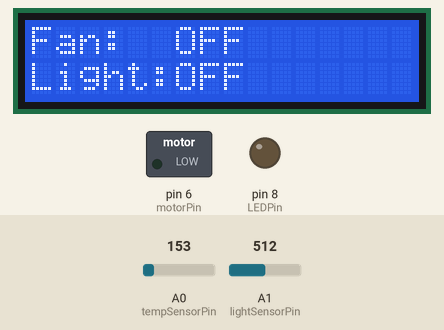
This sketch was run on a simulated Arduino Uno, built with avr-gcc and run on an emulated ATmega328P. Shown: 16×2 character LCD, switched loads named in the sketch (green lamp = pin HIGH), output pins drawn as LEDs (lit = HIGH). Inputs (shaded band) come from the test bench; at power-on: A0 (tempSensorPin) = 153, A1 (lightSensorPin) = 512. What the sketch prints to the serial monitor is not drawn.

Above: at 3.2 s.
3.3 s: A0 (tempSensorPin) set to 171
At 5.3 s:
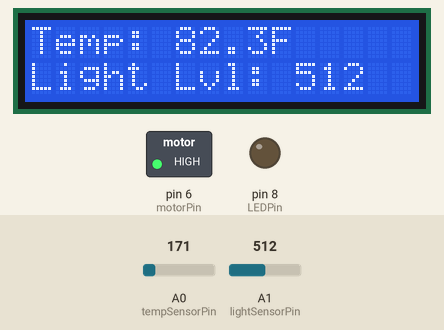
6.4 s: A1 (lightSensorPin) set to 266
At 9.3 s:
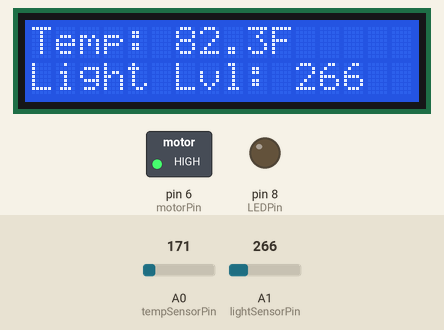
9.5 s: A1 (lightSensorPin) set to 241
At 11.9 s:
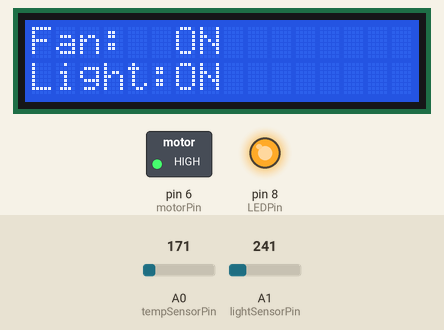
12.2 s: A0 (tempSensorPin) set to 133
At 12.8 s:
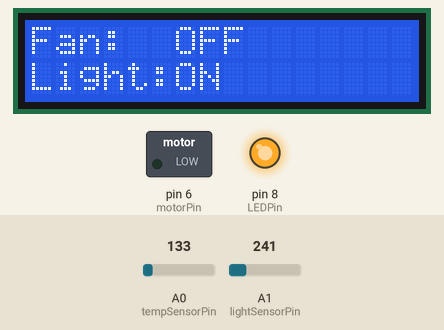
15.3 s: A1 (lightSensorPin) set to 270
At 17.5 s:
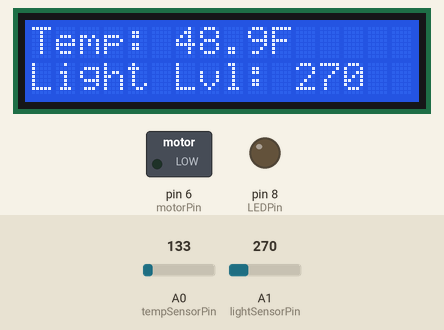
18.4 s: A0 (tempSensorPin) set to 165
At 20.4 s:
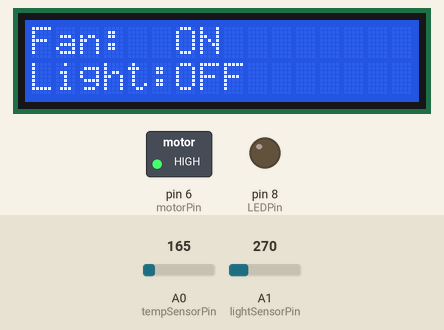
Timing chart, 0 to 21.9 s (numbered marks = the images above; inputs shaded):
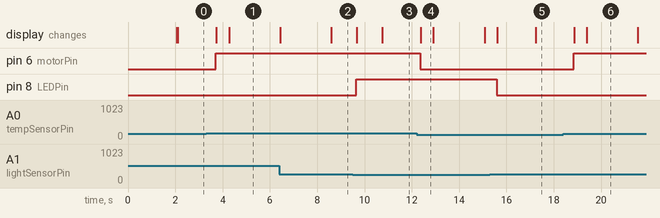

The sketch:

smart_room.ino
```cpp
#include  <LiquidCrystal.h>


LiquidCrystal lcd(7, 9, 2, 3, 4, 5);

// Pin Assignments
const int tempSensorPin = A0;
const int lightSensorPin = A1;
const int LEDPin = 8;
const int motorPin = 6;

// Thresholds
const int lightThreshold = 260;
const float fanThresholdF = 75.0;

// Global Sensor Variables
int lightSensorValue;
float tempF;
bool roomIsDark;
bool roomIsHot;

// LCD screen-cycling variables
const unsigned long screenInterval = 2000;  // time each screen is shown (ms)
unsigned long lastScreenChange = 0;
int currentScreen = 0;  // 0 = Temp/Light Level, 1 = Fan/Light Status

void setup() {
  lcd.begin(16,2);
  Serial.begin(9600);
  pinMode(LEDPin, OUTPUT);
  pinMode(motorPin, OUTPUT);

  lcd.print("Smart Room");
  lcd.setCursor(0,1);
  lcd.print("Controller");
  delay(2000);
  lcd.clear();
}

void loop() {
  readSensors();
  controlLighting();
  controlFan();
  printStatus();
  updateLCD();

  delay(500);
}

//Sensor Reading
void readSensors(){
  lightSensorValue = analogRead(lightSensorPin);

  // Discard the first reading to let the analog pin settle
  // before taking real temp reading
  analogRead(tempSensorPin);
  delay(20);
  int tempSensorValue = analogRead(tempSensorPin);

  float voltage = (tempSensorValue / 1024.0) * 5.0;
  float rawTempC = (voltage - 0.5) * 100;
  float rawTempF = (rawTempC * 9.0 / 5.0) + 32.0;

  // Calibration offset: sensor reads about 10°F high compared
  // to a reference thermometer, so we correct for it here.
  tempF = rawTempF - 10.0;
}

// Lighting Control
void controlLighting(){
  roomIsDark = (lightSensorValue < lightThreshold);
  digitalWrite(LEDPin, roomIsDark ? HIGH : LOW);
}

// Fan Control
void controlFan(){
  // Turn the fan on when room temperature exceeds the selected threshold.
  roomIsHot = (tempF > fanThresholdF);
  digitalWrite(motorPin, roomIsHot ? HIGH : LOW);
}

// Status Reporting (Serial Monitor)
void printStatus(){
  Serial.print("Temperature in Fahrenheit: ");
  Serial.println(tempF);

  Serial.print("Light Level: ");
  Serial.println(lightSensorValue);

  Serial.println(roomIsDark ? "Room Light: ON" : "Room Light: OFF");
  Serial.println(roomIsHot ? "Fan: ON" : "Fan: OFF");
  Serial.println();
}

// Status Reporting (LCD)
void updateLCD(){
// Check if it's time to switch to the next screen
  unsigned long currentTime = millis();
  if (currentTime - lastScreenChange >= screenInterval) {
    currentScreen = (currentScreen + 1) % 2;  // toggle between screen 0 and 1
    lastScreenChange = currentTime;
    lcd.clear();
  }

  if (currentScreen == 0) {
    showTempAndLightScreen();
  } else {
    showFanAndLightStatusScreen();
  }
}

// LCD Screen 0: Temperature + Light Level
void showTempAndLightScreen() {
  lcd.setCursor(0, 0);
  lcd.print("Temp: ");
  lcd.print(tempF, 1);   // 1 decimal place
  lcd.print("F   ");     // trailing spaces clear leftover digits

  lcd.setCursor(0, 1);
  lcd.print("Light Lvl: ");
  lcd.print(lightSensorValue);
  lcd.print("   ");      // trailing spaces clear leftover digits
}

// LCD Screen 1: Fan + Light Status
void showFanAndLightStatusScreen() {
  lcd.setCursor(0, 0);
  lcd.print("Fan:  ");
  lcd.print(roomIsHot ? "ON " : "OFF");

  lcd.setCursor(0, 1);
  lcd.print("Light:");
  lcd.print(roomIsDark ? "ON " : "OFF");
}
```

Measured:
- the behaviour switches between 162 and 163 on A0 (tempSensorPin) (found by bisection; images 0 and 1)
- the behaviour switches between 260 and 259 on A1 (lightSensorPin) (found by bisection; images 2 and 3)
- after the input at 3.3 s, pin 6 (motorPin): LOW → HIGH after 0.41 s; the display: first changes after 0.43 s (image 1 shows a later state)
- after the input at 6.4 s, the display: first differs from a run without the input after 2.2 s (image 2)
- after the input at 9.5 s, pin 8 (LEDPin): LOW → HIGH after 0.15 s; the display: first changes after 0.17 s (image 3 shows a later state)
- after the input at 12.2 s, pin 6 (motorPin): HIGH → LOW after 0.15 s; the display: changes after 0.17 s (image 4)
- after the input at 15.3 s, pin 8 (LEDPin): HIGH → LOW after 0.29 s; the display: first changes after 0.31 s (image 5 shows a later state)
- after the input at 18.4 s, pin 6 (motorPin): LOW → HIGH after 0.44 s; the display: first changes after 0.46 s (image 6 shows a later state)
